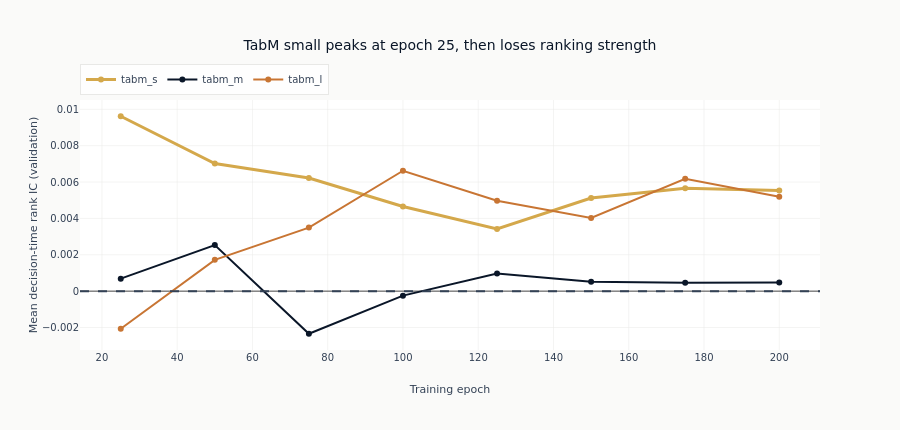

The notebook cell saved with this chart:
### Markdown cell above
## 5. Checkpoint Stability

Extra training does not improve the small model: its peak occurs at the first
saved checkpoint, while the larger variants follow different, unstable paths.

### Code cell
curve_figure = go.Figure()
curve_colors = {
    "tabm_s": style.COLORS["amber"],
    "tabm_m": style.COLORS["blue"],
    "tabm_l": style.COLORS["copper"],
}
for config_name in curves["config"].unique(maintain_order=True):
    config_curve = curves.filter(pl.col("config") == config_name).sort("epoch")
    curve_figure.add_trace(
        go.Scatter(
            x=config_curve["epoch"].to_list(),
            y=config_curve["ic_mean"].to_list(),
            mode="lines+markers",
            name=config_name,
            line=dict(
                color=curve_colors.get(config_name, style.COLORS["neutral"]),
                width=3 if config_name == best_name else 2,
            ),
        )
    )
curve_figure.add_hline(y=0.0, line=dict(color=style.COLORS["neutral"], dash="dash"))
curve_figure.update_layout(
    template="ml4t",
    title="TabM small peaks at epoch 25, then loses ranking strength",
    xaxis_title="Training epoch",
    yaxis_title="Mean decision-time rank IC (validation)",
    height=430,
    legend=dict(orientation="h", yanchor="bottom", y=1.02, x=0),
)
curve_figure.show()

### Figure 1 — Plotly figure (JSON) as saved in the notebook; plotly's stock layout.template omitted (floating-point values rounded to 4 significant figures)
{"data": [{"line": {"color": "#D4A84B", "width": 3}, "mode": "lines+markers", "name": "tabm_s", "type": "scatter", "x": [25, 50, 75, 100, 125, 150, 175, 200], "y": [0.009619, 0.00702, 0.006224, 0.004659, 0.003419, 0.005118, 0.005655, 0.005531]}, {"line": {"color": "#0a1628", "width": 2}, "mode": "lines+markers", "name": "tabm_m", "type": "scatter", "x": [25, 50, 75, 100, 125, 150, 175, 200], "y": [0.0006863, 0.002532, -0.002343, -0.0002477, 0.0009755, 0.0005228, 0.0004619, 0.0004707]}, {"line": {"color": "#C87533", "width": 2}, "mode": "lines+markers", "name": "tabm_l", "type": "scatter", "x": [25, 50, 75, 100, 125, 150, 175, 200], "y": [-0.002068, 0.001723, 0.003495, 0.006621, 0.004969, 0.004027, 0.006182, 0.005198]}], "layout": {"height": 430, "legend": {"orientation": "h", "x": 0, "y": 1.02, "yanchor": "bottom"}, "shapes": [{"line": {"color": "#334155", "dash": "dash"}, "type": "line", "x0": 0, "x1": 1, "xref": "x domain", "y0": 0.0, "y1": 0.0, "yref": "y"}], "title": {"text": "TabM small peaks at epoch 25, then loses ranking strength"}, "xaxis": {"title": {"text": "Training epoch"}}, "yaxis": {"title": {"text": "Mean decision-time rank IC (validation)"}}}}
